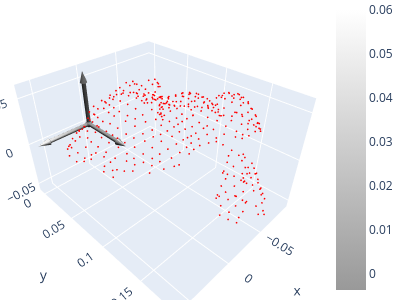

The notebook cell this image was saved under:
### Markdown cell above
**Exercício 02:** Uma nuvem de pontos que representa uma reconstrução 3D:

### Code cell
import os
import wget
import open3d as o3d
import numpy as np

sample = "data/bunny.pcd"

if os.path.exists(sample):
    print("O arquivo 'bunny.pcd' já existe. Pulando download.")
else:
    url = 'https://raw.githubusercontent.com/PointCloudLibrary/pcl/master/test/bunny.pcd'
    print(f"Baixando o arquivo 'bunny.pcd' de {url}...")
    wget.download(url, sample)
    print("Download concluído.")

pcd = o3d.io.read_point_cloud(sample)
xyz = np.asarray(pcd.points)
print("XYZ:", xyz)

eixos = o3d.geometry.TriangleMesh.create_coordinate_frame(size=0.06, origin=[0,0,0])
o3d.visualization.draw_plotly([eixos,pcd], width=400, height=300)

### Figure 1 — Plotly figure (JSON) as saved in the notebook; plotly's stock layout.template omitted (floating-point values rounded to 4 significant figures; data arrays with more than 128 entries replaced by an {"elided": "..."} marker saying what was removed)
{"data": [{"colorscale": [[0, "rgb(153, 153, 153)"], [1, "rgb(255,255,255)"]], "flatshading": true, "i": {"elided": "2240 int values"}, "intensity": {"elided": "1134 float values"}, "j": {"elided": "2240 int values"}, "k": {"elided": "2240 int values"}, "lighting": {"ambient": 0.18, "diffuse": 1, "facenormalsepsilon": 1e-15, "fresnel": 0.1, "roughness": 0.05, "specular": 1, "vertexnormalsepsilon": 1e-15}, "lightposition": {"x": 100, "y": 200, "z": 0}, "type": "mesh3d", "x": {"elided": "1134 float values"}, "y": {"elided": "1134 float values"}, "z": {"elided": "1134 float values"}}, {"marker": {"color": {"elided": "397x3 float values"}, "size": 1}, "mode": "markers", "type": "scatter3d", "x": {"elided": "397 float values"}, "y": {"elided": "397 float values"}, "z": {"elided": "397 float values"}}], "layout": {"height": 300, "margin": {"b": 0, "l": 0, "r": 0, "t": 0}, "scene": {"camera": {"center": {"x": 0, "y": 0, "z": 0}, "up": {"x": 0, "y": 0, "z": 1}}}, "showlegend": false, "width": 400}}
